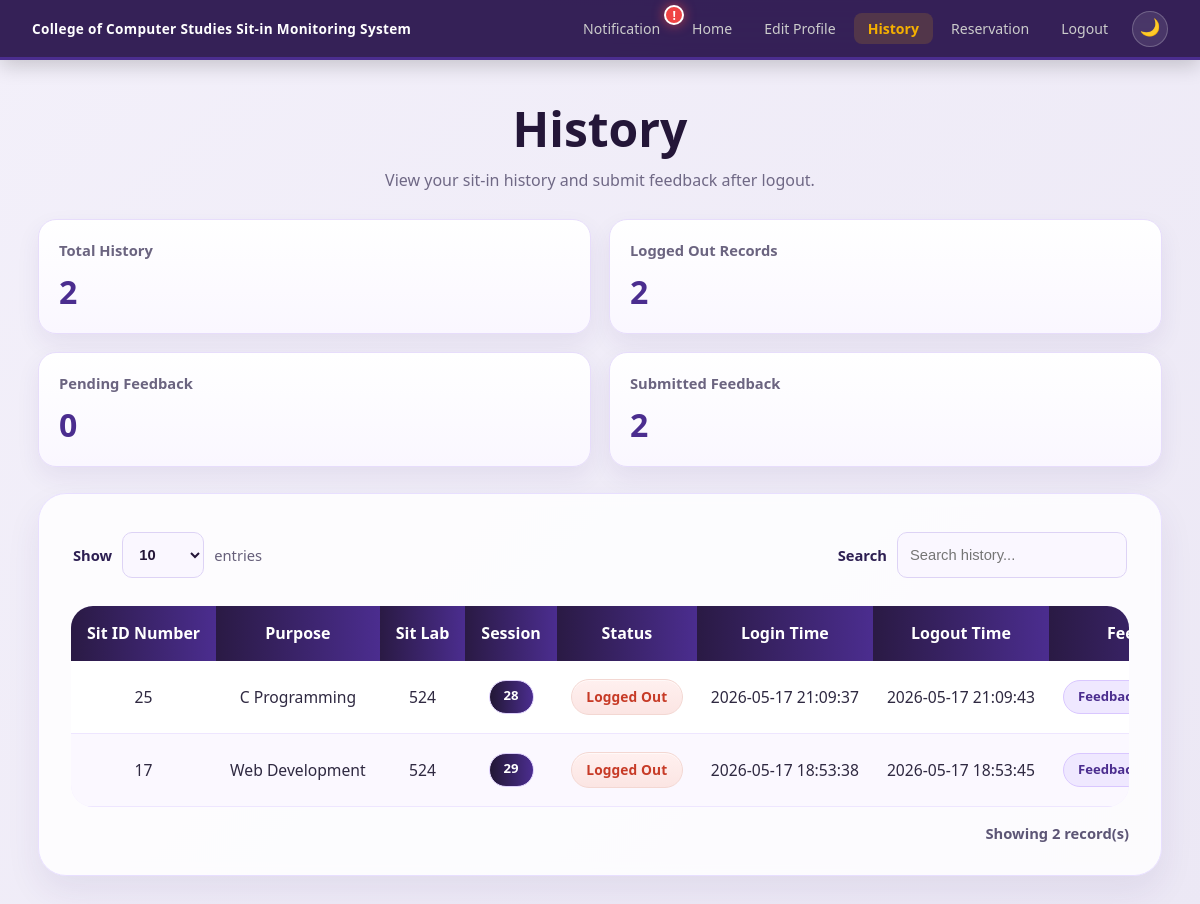
Screenshot of /history (signed in) with the database file from the repository.
### app.py (models this page shows)
class SitInRecord(db.Model):
    id = db.Column(db.Integer, primary_key=True)
    student_id_number = db.Column(db.String(50))
    student_name = db.Column(db.String(150))
    purpose = db.Column(db.String(100))
    sit_lab = db.Column(db.String(50))
    session = db.Column(db.String(50))
    status = db.Column(db.String(20), default='Active')
    login_time = db.Column(
        db.String(50),
        default=lambda: datetime.now().strftime('%Y-%m-%d %H:%M:%S')
    )
    logout_time = db.Column(db.String(50), nullable=True)

### app.py (the view)
@app.route('/history')
def history():
    if 'student_id' not in session:
        return redirect(url_for('login'))
    student = Student.query.get_or_404(
        session['student_id']
    )
    records = SitInRecord.query.filter_by(
        student_id_number=student.id_number
    ).order_by(
        SitInRecord.id.desc()
    ).all()
    feedbacks = Feedback.query.filter_by(
        student_id=student.id
    ).all()
    submitted_feedback_ids = {
        feedback.sitin_record_id
        for feedback in feedbacks
    }
    total_history = len(records)
    logged_out_count = sum(
        1 for record in records
        if record.status == 'Logged Out'
    )
    pending_feedback_count = sum(
        1 for record in records
        if record.status == 'Logged Out'
        and record.id not in submitted_feedback_ids
    )
    submitted_feedback_count = len(feedbacks)
    announcements, notif_reservations, feedback_notifications = \
        get_student_notification_data(student)
    return render_template(
        'history.html',
        student=student,
        records=records,
        submitted_feedback_ids=submitted_feedback_ids,
        total_history=total_history,
        logged_out_count=logged_out_count,
        pending_feedback_count=pending_feedback_count,
        submitted_feedback_count=submitted_feedback_count,
        announcements=announcements,
        notif_reservations=notif_reservations,
        feedback_notifications=feedback_notifications
    )

### templates/history.html (shortened to what this page needs)
<!DOCTYPE html>
<html lang="en">
<head>
    <link rel="stylesheet" href="{{ url_for('static', filename='style.css') }}">
</head>
<body class="dashboard-page">
<nav class="navbar">
    <a href="{{ url_for('dashboard') }}" class="brand">
        College of Computer Studies Sit-in Monitoring System
    </a>
    <div class="nav-links">
        <a href="#" class="notif-nav-link" onclick="openNotifModal(); return false;">
            Notification
            {% if notif_reservations|length + feedback_notifications|length > 0 %}
                <span class="notif-alert-badge">!</span>
            {% endif %}
        </a>
        <a href="{{ url_for('dashboard') }}">Home</a>
        <a href="{{ url_for('edit_profile') }}">Edit Profile</a>
        <a href="{{ url_for('history') }}" class="nav-active">History</a>
        <a href="{{ url_for('reservation') }}">Reservation</a>
        <a href="{{ url_for('logout') }}">Logout</a>
            <button class="dm-toggle" title="Toggle Dark Mode">🌙</button>
        </div>
</nav>
<div class="history-page-wrap">
    <div class="history-hero">
        <h1 class="history-title">History</h1>
        <p class="history-subtitle">View your sit-in history and submit feedback after logout.</p>
    </div>
    <div class="history-stats-grid">
        <div class="history-stat-card">
            <div class="history-stat-label">Total History</div>
            <div class="history-stat-value">{{ total_history }}</div>
        </div>
        <div class="history-stat-card">
            <div class="history-stat-label">Logged Out Records</div>
            <div class="history-stat-value">{{ logged_out_count }}</div>
        </div>
        <div class="history-stat-card">
            <div class="history-stat-label">Pending Feedback</div>
            <div class="history-stat-value">{{ pending_feedback_count }}</div>
        </div>
        <div class="history-stat-card">
            <div class="history-stat-label">Submitted Feedback</div>
            <div class="history-stat-value">{{ submitted_feedback_count }}</div>
        </div>
    </div>
    <div class="history-panel">
        <div class="records-toolbar">
            <div class="records-toolbar-left">
                <label for="entriesSelect" class="toolbar-label">Show</label>
                <select id="entriesSelect" class="toolbar-select">
                    <option value="10">10</option>
                </select>
                <span class="toolbar-text">entries</span>
            </div>
            <div class="records-toolbar-right">
                <label for="historySearch" class="toolbar-label">Search</label>
                <input type="text" id="historySearch" class="toolbar-search" placeholder="Search history...">
            </div>
        </div>
        <div class="admin-table-wrap records-table-wrap">
            <table class="admin-table records-table" id="historyTable">
                <thead>
                    <tr>
                        <th>Sit ID Number</th>
                        <th>Purpose</th>
                        <th>Sit Lab</th>
                        <th>Session</th>
                        <th>Status</th>
                        <th>Login Time</th>
                        <th>Logout Time</th>
                        <th>Feedback</th>
                    </tr>
                </thead>
                <tbody>
                    {% for record in records %}
                    <tr>
                        <td>{{ record.id }}</td>
                        <td>{{ record.purpose }}</td>
                        <td>{{ record.sit_lab }}</td>
                        <td><span class="session-pill">{{ record.session }}</span></td>
                        <td>
                            {% if record.status == 'Logged Out' %}
                                <span class="status-logout">Logged Out</span>
                            {% else %}
                                <span class="status-active">Active</span>
                            {% endif %}
                        </td>
                        <td class="time-cell">{{ record.login_time if record.login_time else '-' }}</td>
                        <td class="time-cell">{{ record.logout_time if record.logout_time else '-' }}</td>
                        <td>
                            {% if record.status == 'Logged Out' %}
                                {% if record.id in submitted_feedback_ids %}
                                    <span class="feedback-chip feedback-chip-done">Feedback Submitted</span>
                                {% endif %}
                            {% else %}
                                <span class="feedback-chip feedback-chip-muted">Available after logout</span>
                            {% endif %}
                        </td>
                    </tr>
                    {% else %}
                    <tr>
                        <td colspan="8">
                            <div class="empty-records-state">No history found.</div>
                        </td>
                    </tr>
                    {% endfor %}
                </tbody>
            </table>
        </div>
        <div class="records-footer">
            <span id="historyCountText">Showing {{ records|length }} record(s)</span>
        </div>
    </div>
</div>
</body>
</html>

### rows the page displays
SitInRecord: id "25", purpose "C Programming", sit_lab "524", session "28", status "Logged Out", login_time "2026-05-17 21:09:37", logout_time "2026-05-17 21:09:43"
SitInRecord: id "17", purpose "Web Development", sit_lab "524", session "29", status "Logged Out", login_time "2026-05-17 18:53:38", logout_time "2026-05-17 18:53:45"

### other values shown
{{ total_history }} "2"
{{ logged_out_count }} "2"
{{ pending_feedback_count }} "0"
{{ submitted_feedback_count }} "2"
